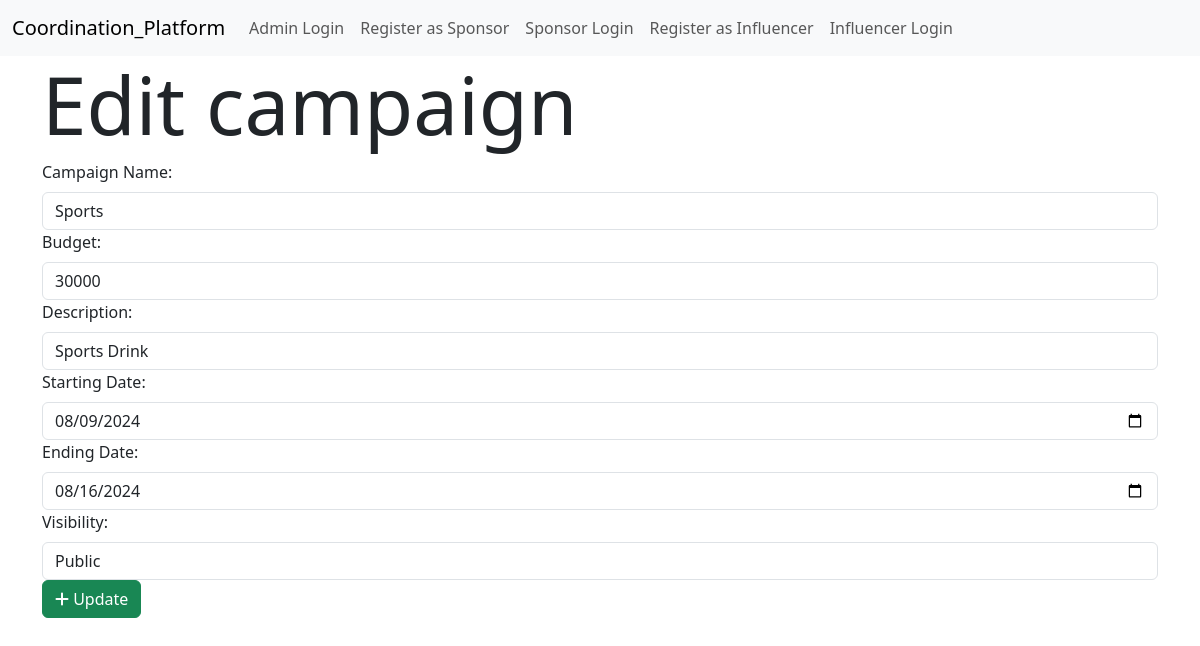
Screenshot of /campaign/1/edit (signed in) with the database file from the repository.
### models.py (models this page shows)
class Campaign(db.Model):
    id = db.Column(db.Integer, primary_key = True)
    sponsor_id = db.Column(db.Integer, db.ForeignKey('sponsor.id'))
    title = db.Column(db.String(32))
    desc = db.Column(db.Text)
    start_date = db.Column(db.Date)
    end_date = db.Column(db.Date)
    budget = db.Column(db.Integer)
    campaign = db.relationship('Ad_request', backref = 'campaign')

### routes.py (the view)
@app.route('/campaign/<int:id>/edit')
@auth_required('sponsor')
def edit_campaign(id):
    campaign = Campaign.query.get(id)
    return render_template('campaign/edit.html', campaign=campaign)

### functions.py (called while the page is built)
def auth_required(required_role):
    def decorator(func):
        @wraps(func)
        def wrapper(*args, **kwargs):
            if 'user_id' in session:
                if session.get('user_role') == required_role:
                    return func(*args, **kwargs)
                else:
                    flash('Access denied: Incorrect role')
                    return redirect(url_for(f'{required_role}_login'))
            else:
                flash('Please login to continue')
                return redirect(url_for(f'{required_role}_login'))
        return wrapper
    return decorator

### templates/campaign/edit.html (shortened to what this page needs)
{% extends 'layout.html' %}
{% block content %}
<h1 class="display-1">
    Edit  campaign
</h1>
<form action="{{ url_for('edit_campaign_post', id=campaign.id) }}" method="post" class="form">
    <div class="form-group">
        <label for="title" class="form-label">Campaign Name:</label>
        <input type="text" name="title" id="title" class="form-control" value = "{{campaign.title}}" required>
        <label for="budget" class="form-label">Budget:</label>
        <input type="text" name="budget" id="budget" class="form-control" value = "{{campaign.budget}}" required>
        <label for="description" class="form-label">Description:</label>
        <input type="text" name="desc" id="desc" class="form-control" value = "{{campaign.desc}}">
        <label for="start_date" class="form-label">Starting Date:</label>
        <input type="date" name="start_date" id="start_date" class="form-control"value = "{{campaign.start_date}}" required>
        <label for="end_date" class="form-label">Ending Date:</label>
        <input type="date" name="end_date" id="end_date" class="form-control"value = "{{campaign.end_date}}" required>
        <label for="status" class="form-label">Visibility:</label>
        <select name="status" id="status" class="form-control" value = "{{campaign.status}}" required>
            <option value="Public" selected>Public</option>
        </select>
    </div>
    <button type="submit" class="btn btn-success">
        <i class="fas fa-plus    "></i>
        Update
    </button>
</form>
{% endblock %}

### rows the page displays
Campaign: title "Sports", budget "30000", desc "Sports Drink"
